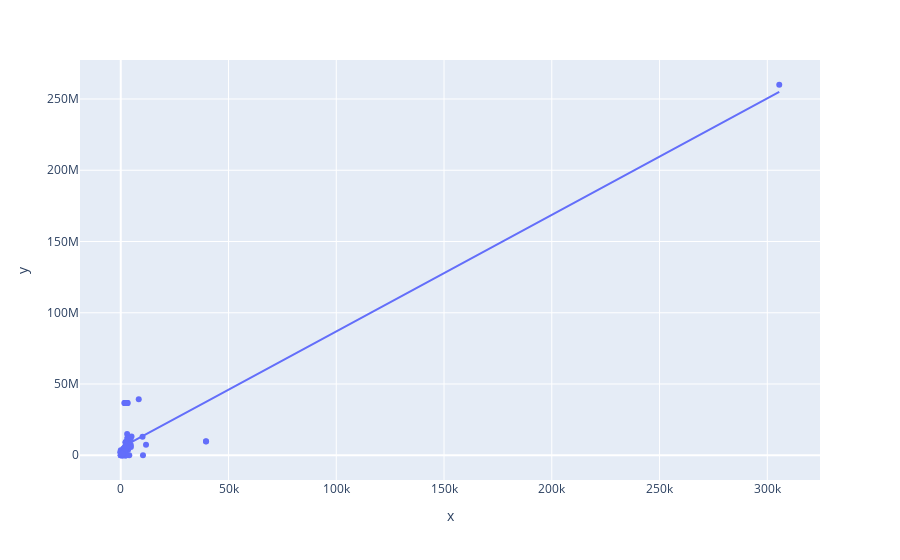

The cell this chart's notebook holds for it:
### Code cell
# Make a Plotly Express scatter plot of GROSS_SQUARE_FEET vs SALE_PRICE
import plotly.express as px
fig = px.scatter(x=tribeca['GROSS_SQUARE_FEET'], y=tribeca['SALE_PRICE'], trendline='ols')
fig.show()

### Figure 1 — Plotly figure (JSON) as saved in the notebook; plotly's stock layout.template omitted (floating-point values rounded to 4 significant figures; data arrays with more than 128 entries replaced by an {"elided": "..."} marker saying what was removed)
{"data": [{"hovertemplate": "x=%{x}<br>y=%{y}<extra></extra>", "legendgroup": "", "marker": {"color": "#636efa", "symbol": "circle"}, "mode": "markers", "name": "", "orientation": "v", "showlegend": false, "type": "scatter", "x": {"elided": "146 int values"}, "xaxis": "x", "y": {"elided": "146 int values"}, "yaxis": "y"}, {"hovertemplate": "<b>OLS trendline</b><br>y = 817.835 * x + 5.14431e+06<br>R<sup>2</sup>=0.779516<br><br>x=%{x}<br>y=%{y} <b>(trend)</b><extra></extra>", "legendgroup": "", "marker": {"color": "#636efa", "symbol": "circle"}, "mode": "lines", "name": "", "showlegend": false, "type": "scatter", "x": {"elided": "146 int values"}, "xaxis": "x", "y": {"elided": "146 float values"}, "yaxis": "y"}], "layout": {"legend": {"tracegroupgap": 0}, "margin": {"t": 60}, "xaxis": {"anchor": "y", "domain": [0, 1], "title": {"text": "x"}}, "yaxis": {"anchor": "x", "domain": [0, 1], "title": {"text": "y"}}}}
